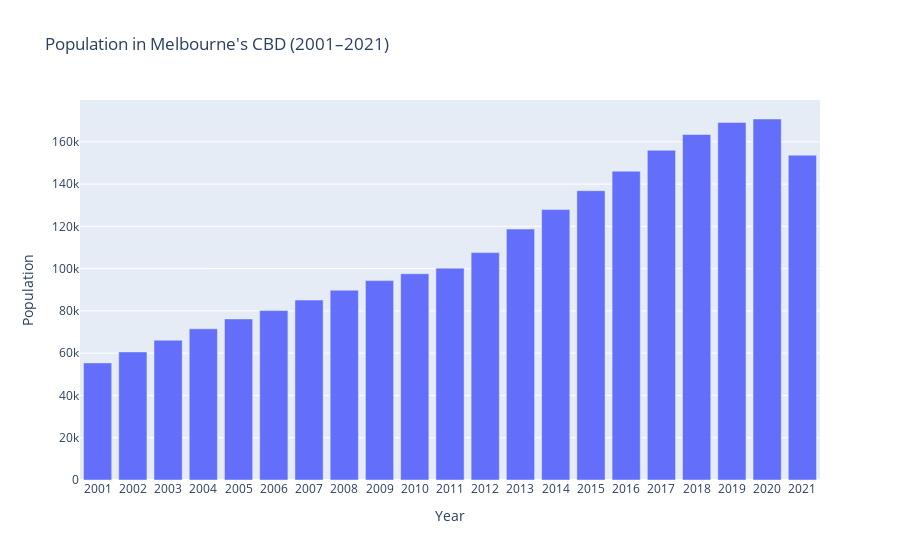

Here is the notebook cell this chart was saved with:
### Code cell
import plotly.express as px
import chart_studio.plotly as py
import chart_studio.tools as tls
import pandas as pd

# Set credentials
tls.set_credentials_file(username='Ho0212', api_key='m21iXMpY9ZjIZ0yy4RjF')


# Create figure
fig = px.bar(
    total_pop,
    x="Year",
    y="Population",
    title="Population in Melbourne's CBD (2001–2021)",
    hover_data={"Year": True, "Population": True}
)

# Show locally (optional)
fig.show()

# Upload to Chart Studio
py.plot(fig, filename="melbourne_cbd_population", auto_open=True)

### Figure 1 — Plotly figure (JSON) as saved in the notebook; plotly's stock layout.template omitted (floating-point values rounded to 4 significant figures)
{"data": [{"hovertemplate": "Year=%{x}<br>Population=%{y}<extra></extra>", "legendgroup": "", "marker": {"color": "#636efa", "pattern": {"shape": ""}}, "name": "", "orientation": "v", "showlegend": false, "textposition": "auto", "type": "bar", "x": ["2001", "2002", "2003", "2004", "2005", "2006", "2007", "2008", "2009", "2010", "2011", "2012", "2013", "2014", "2015", "2016", "2017", "2018", "2019", "2020", "2021"], "xaxis": "x", "y": [55399, 60592, 66149, 71532, 76197, 80154, 85141, 89792, 94330, 97578, 100228, 107573, 118707, 127975, 136873, 146099, 155992, 163449, 169106, 170785, 153655], "yaxis": "y"}], "layout": {"barmode": "relative", "legend": {"tracegroupgap": 0}, "title": {"text": "Population in Melbourne's CBD (2001–2021)"}, "xaxis": {"anchor": "y", "domain": [0, 1], "title": {"text": "Year"}}, "yaxis": {"anchor": "x", "domain": [0, 1], "title": {"text": "Population"}}}}
